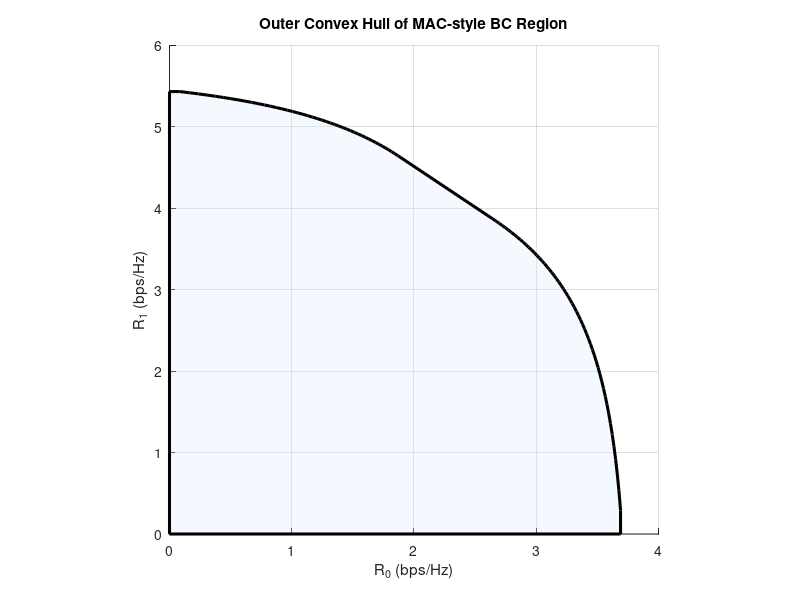

MATLAB code for this plot:
clear; clc; close all;

% Channel vectors
H0 = [0.3 - 1j, 0.7 + 1.2j];
H1 = [0.4j, 2 - 0.3j];

% Gram matrices
H0H0H = H0' * H0;
H1H1H = H1' * H1;

% SNR values
SNR0 = 10^(6/10);
SNR1 = 10^(10/10);
I = eye(2);

% Fine alpha sampling
alpha_vec = linspace(0.01, 0.99, 100);

% Store all polygon corner points
point_list = [];

% Loop: collect all polygon corner points
for i = 1:length(alpha_vec)
    alpha = alpha_vec(i);
    beta = 1 - alpha;

    % Individual capacities
    C0 = log2(real(det(I + alpha * SNR0 * H0H0H)));
    C1 = log2(real(det(I + beta  * SNR1 * H1H1H)));
    Csum = log2(real(det(I + alpha * SNR0 * H0H0H + beta * SNR1 * H1H1H)));

    corner0 = [C0, Csum - C0];  % user 0 decoded first
    corner1 = [Csum - C1, C1];  % user 1 decoded first

    % Add the 5 polygon points: (0,0), (0,C1), corner1, corner0, (C0,0)
    point_list = [point_list;
                  0, 0;
                  0, C1;
                  corner1;
                  corner0;
                  C0, 0];
end

% Compute convex hull of all points
K = convhull(point_list(:,1), point_list(:,2));

% Plot
figure; hold on; grid on;

% Plot filled region for context (optional)
fill(point_list(K,1), point_list(K,2), [0.85 0.9 1], 'EdgeColor', 'none', 'FaceAlpha', 0.3);

% Outer convex hull
plot(point_list(K,1), point_list(K,2), 'k-', 'LineWidth', 2.2);

xlabel('R_0 (bps/Hz)');
ylabel('R_1 (bps/Hz)');
title('Outer Convex Hull of MAC-style BC Region');
axis([0 4 0 6]); axis square;

% Save EPS
if ~exist('fig', 'dir'); mkdir('fig'); end
print('-depsc2', 'fig/ex8_28_mac_convex_hull.eps');
